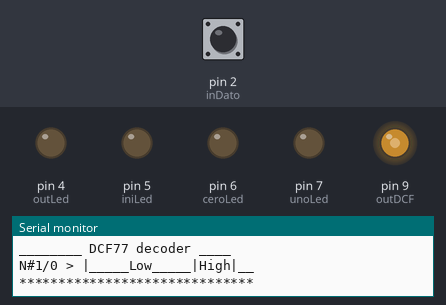
This sketch was run on a simulated Arduino Uno, built with avr-gcc and run on an emulated ATmega328P. Shown: output pins drawn as LEDs (lit = HIGH), the last lines printed to the serial monitor. The inputs (shaded band) are chosen by the test bench; at power-on: pin 2 (inDato) HIGH.

Above: at 1.2 s.
1.3 s: pin 2 (inDato) pulled LOW for 0.15 s
At 2.6 s:
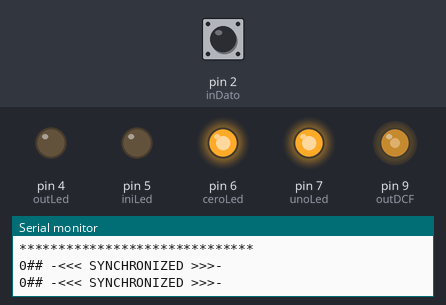
2.9 s: pin 2 (inDato) pulled LOW for 1 s
At 4.7 s:
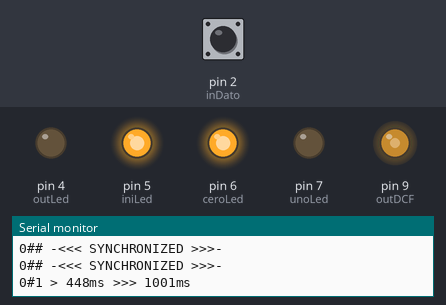
6.4 s: pin 2 (inDato) pulled LOW for 3.2 s
At 7.0 s:
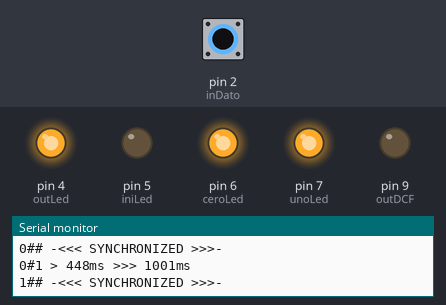
11.1 s: pin 2 (inDato) pulled LOW for 0.15 s
At 12.0 s:
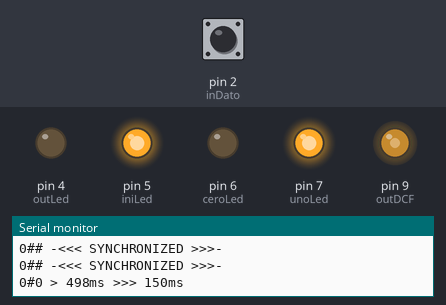
13.7 s: pin 2 (inDato) pulsed LOW 5 times (0.12 s each, 0.3 s apart)
At 24.0 s:
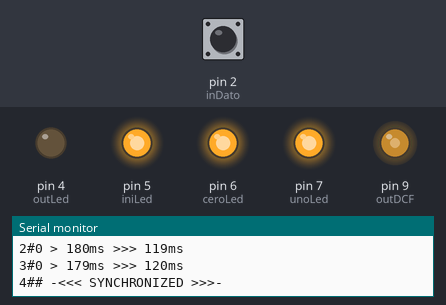
Timing chart, 0 to 24.4 s (numbered marks = the images above; inputs shaded):
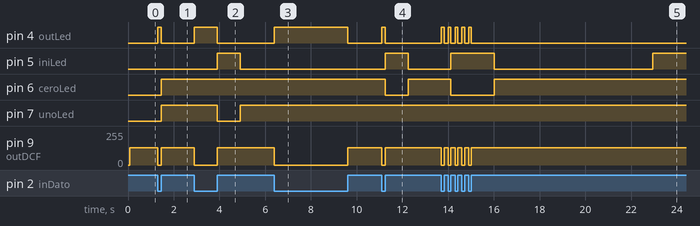

Measured:
- after the input at 1.3 s, pin 4 (outLed): LOW → HIGH at once, → LOW 0.15 s later; pin 6 (ceroLed), pin 7 (unoLed): LOW → HIGH after 0.15 s; pin 9 (outDCF): 128/255 → 0/255 at once, → 128/255 0.15 s later
- after the input at 2.9 s, pin 4 (outLed): LOW → HIGH at once, → LOW 1.0 s later; pin 5 (iniLed): LOW → HIGH after 1.0 s, → LOW 1.0 s later; pin 7 (unoLed): HIGH → LOW after 1.0 s, → HIGH 1.0 s later; pin 9 (outDCF): 128/255 → 0/255 at once, → 128/255 1.0 s later
- after the input at 6.4 s, pin 4 (outLed): LOW → HIGH at once, → LOW 3.2 s later; pin 9 (outDCF): 128/255 → 0/255 at once, → 128/255 3.2 s later
- after the input at 11.1 s, pin 4 (outLed): LOW → HIGH at once, → LOW 0.15 s later; pin 5 (iniLed): LOW → HIGH after 0.15 s, → LOW 1.0 s later; pin 6 (ceroLed): HIGH → LOW after 0.15 s, → HIGH 1.0 s later; pin 9 (outDCF): 128/255 → 0/255 at once, → 128/255 0.15 s later
- after the input at 13.7 s, pin 4 (outLed): alternates HIGH for 0.12 s and LOW for 0.18 s, 10 changes in all, then stays LOW, starting at once; pin 5 (iniLed): LOW → HIGH after 0.42 s instead of 5.5 s

The sketch:

TX_DCF77.ino
```cpp
/*                       *** Transmisor DCF77 ***
____________________________________________________________________________________
            Oscilador de 77,5 KHz, controlado ON/OFF (Impulsos TX DCF77)
                             >>> ATmega328P <<<
                             Escrito por: J_RPM
                  http://j-rpm.com/2019/04/en-hora-con-dcf77/
                           Rev. Septiembre de 2020
____________________________________________________________________________________
*/
#include <PWM.h>
const int inDato = 2;                     // Entrada de datos DCF77 (0 = OFF - Desconecta la portadora)
const int outLed = 4;                     // LED portadora
const int iniLed = 5;                     // LED inicio del minuto
const int ceroLed = 6;                    // LED Bit = 0
const int unoLed = 7;                     // LED Bit = 1
const int outDCF = 9;                     // Salida de portadora 77,5 KHz
int32_t DCF_freq = 77500;                 // Real = 77609 Hz (Saltos: 76864 ... 77609)
unsigned long t1 = 0;                     // Referencia de tiempo Inicio del impulso
unsigned long t2 = 0;                     // Medida de tiempo del impulso
unsigned long t3 = 0;                     // Referencia de tiempo Fin del impulso
unsigned long t4 = 0;                     // Medida de tiempo sin impulso (segundo 59)
boolean flanco = false;                   // Detección de cambio de estado
boolean datos = false;                    // Detección de entrada de datos
int i=0;                                  // TimeOut LED encendido
int n=0;                                  // Contador de BIT

void setup() {
  pinMode(inDato, INPUT);                 // Entrada de datos DCF77
  digitalWrite(inDato, HIGH);             // Pull-Up
  pinMode(outDCF, OUTPUT);
  pinMode(outLed, OUTPUT);
  pinMode(iniLed, OUTPUT);
  pinMode(ceroLed, OUTPUT);
  pinMode(unoLed, OUTPUT);
  Serial.begin(9600);
  Serial.println();
  Serial.println();
  Serial.println(F("******************************"));
  Serial.println(F("________ DCF77 decoder ____"));
  Serial.println(F("N#1/0 > |_____Low_____|High|__"));
  Serial.println(F("******************************"));
  InitTimersSafe();                       // Inicializa todos los timer menos el 0

  SetPinFrequencySafe(outDCF, DCF_freq);  // Permite frecuencias entre 1 Hz y 2 MHz (16 bit)
  pwmWriteHR(outDCF, 32768);              // Ciclo 50% (16-bit 1/2 de 65536 = 32768)
  digitalWrite(outLed, LOW);              // DCF77 ON
  t1=millis();                            // Reinicia la referencia del INICIO del impulso
  t3=millis();                            // Reinicia la referencia del FIN del impulso
}
////////////////////////////////////////////////////////////////////////////////////////////////////
void loop(){
  // Dato #1 = No portadora
  if(digitalRead (inDato)==LOW){
    pwmWriteHR(outDCF, 0);                // Salida = 0 (Sin portadara DCF77)
    digitalWrite(outLed, HIGH);           // Apaga LED indicador de portadora DCF77
    // Detecta el instante del cambio
    if (flanco == false) {
      t1=millis();                        // Toma referencia del INICIO del impulso
      flanco = true;
      datos = true;                       // Detecta datos en la entrada
    }

  // Dato #0 = PORTADORA
  }else {
    pwmWriteHR(outDCF, 32768);            // Ciclo 50% (16-bit 1/2 de 65536 = 32768)
    digitalWrite(outLed, LOW);            // DCF77 ON
    if (flanco == true) {
      t2 = millis() - t1;                 // Toma la referencia de FIN del impulso
      muestraLed();                       // Reinicia INICIO/FIN del impulso y flanco
    }else {
      t4 = millis() - t3;
      if (t4 > 1000 && datos == true) {   // Detección del segmento 59 DCF77 (NO Bit)
        datos = false;
        muestraLed();                     // Reinicia INICIO/FIN del impulso y flanco
      }
    }

    // Tiempo que permanecen encendidos los LED
    i=i+1;
    if (i>7000) {                         // TimeOut de los LED (Apagado)
      apagaLed();
    }
  }
}
////////////////////////////////////////////////////////////////////////////////////////////////////
// Subrutinas
////////////////////////////////////////////////////////////////////////////////////////////////////
void muestraLed() {
  // Número del segundo (0...59), se sincroniza al final del primer minuto transmitido
  Serial.print(n);

  if(t4 > 1000) {                         // >>> Inicio del minuto
    n=59;                                 // Sincroniza el número de bit con el 59
    digitalWrite(iniLed, LOW);            // Led inicio ON
    digitalWrite(ceroLed, HIGH);          // Led cero OFF
    digitalWrite(unoLed, HIGH);           // Led uno OFF
    Serial.print(F("##"));
  }else if(t2 > 150) {                    // >>> Bit = 1
    digitalWrite(unoLed, LOW);            // Led uno ON
    digitalWrite(iniLed, HIGH);           // Led inicio OFF
    digitalWrite(ceroLed, HIGH);          // Led cero OFF
    Serial.print(F("#1"));
  }else {                                 // >>> Bit = 0
    digitalWrite(ceroLed, LOW);           // Led cero ON
    digitalWrite(iniLed, HIGH);           // Led inicio OFF
    digitalWrite(unoLed, HIGH);           // Led uno OFF
    Serial.print(F("#0"));
  }
  // Indicación de tiempos por el puerto serie
  if (n != 59) {
    Serial.print(F(" > "));
    Serial.print(t4);                     // Tiempo con nivel '0', previo al impulso
    Serial.print(F("ms >>> "));
    Serial.print(t2);                     // Duración del impulso
    Serial.println(F("ms"));
  }else {
    Serial.println(F(" -<<< SYNCHRONIZED >>>-"));
  }

  // Reinicio de parámetros
  flanco = false;
  t1=millis();                            // Reinicia la referencia del INICIO del impulso
  t3=millis();                            // Reinicia la referencia del FIN del impulso
  i=0;                                    // Reinicia TimeOut del apagado de los LED
  n++;                                    // Incrementa el contador de bit
  if (n>59) n=0;                          // Reinicia el contador cuando se desborda
}
////////////////////////////////////////////////////////////////////////////////////////////////////
void apagaLed() {
  digitalWrite(iniLed, HIGH);             // Apaga LED del Bit inicio de minuto
  digitalWrite(ceroLed, HIGH);            // Apaga LED Bit = 0
  digitalWrite(unoLed, HIGH);             // Apaga LED Bit = 1
  i=0;                                    // Reinicia TimeOut del apagado de los LED
}
//////////////////////// FIN ////////////////////////////////////////////////////////////////////////
```
